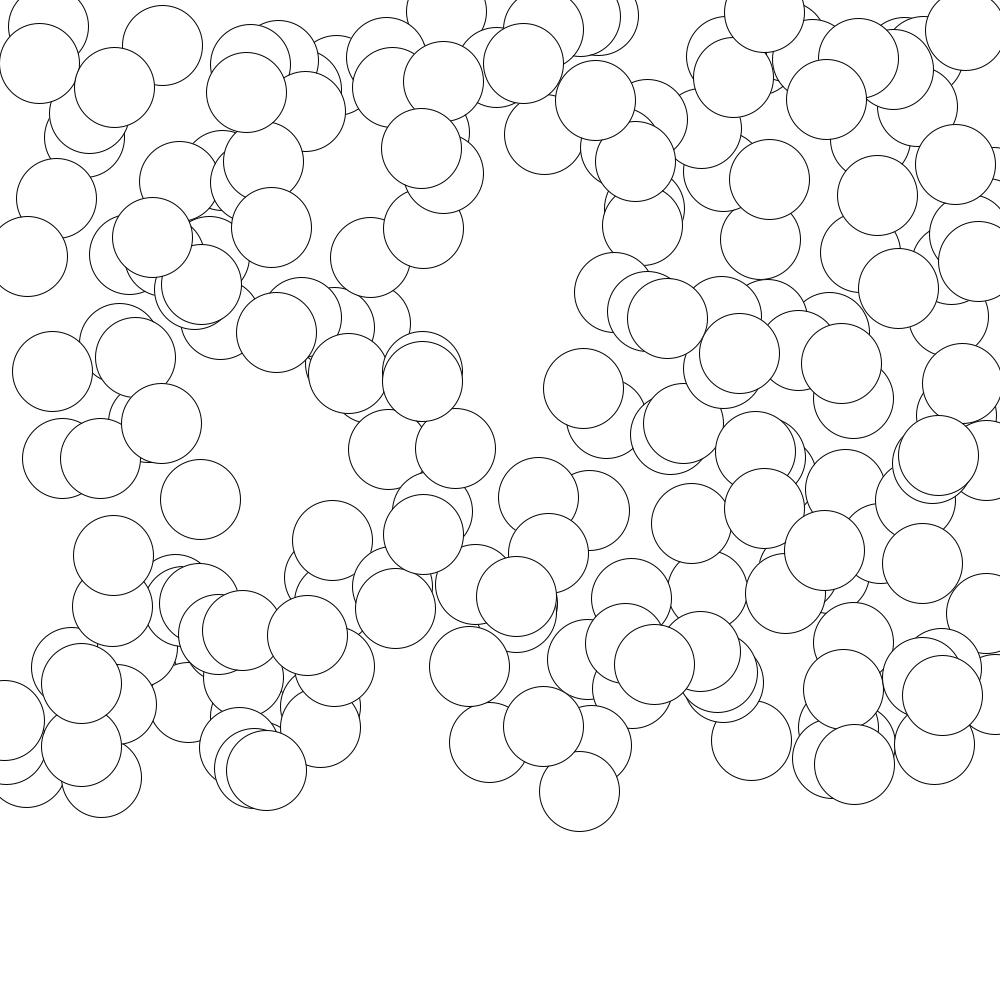
Frame 1 (no input)
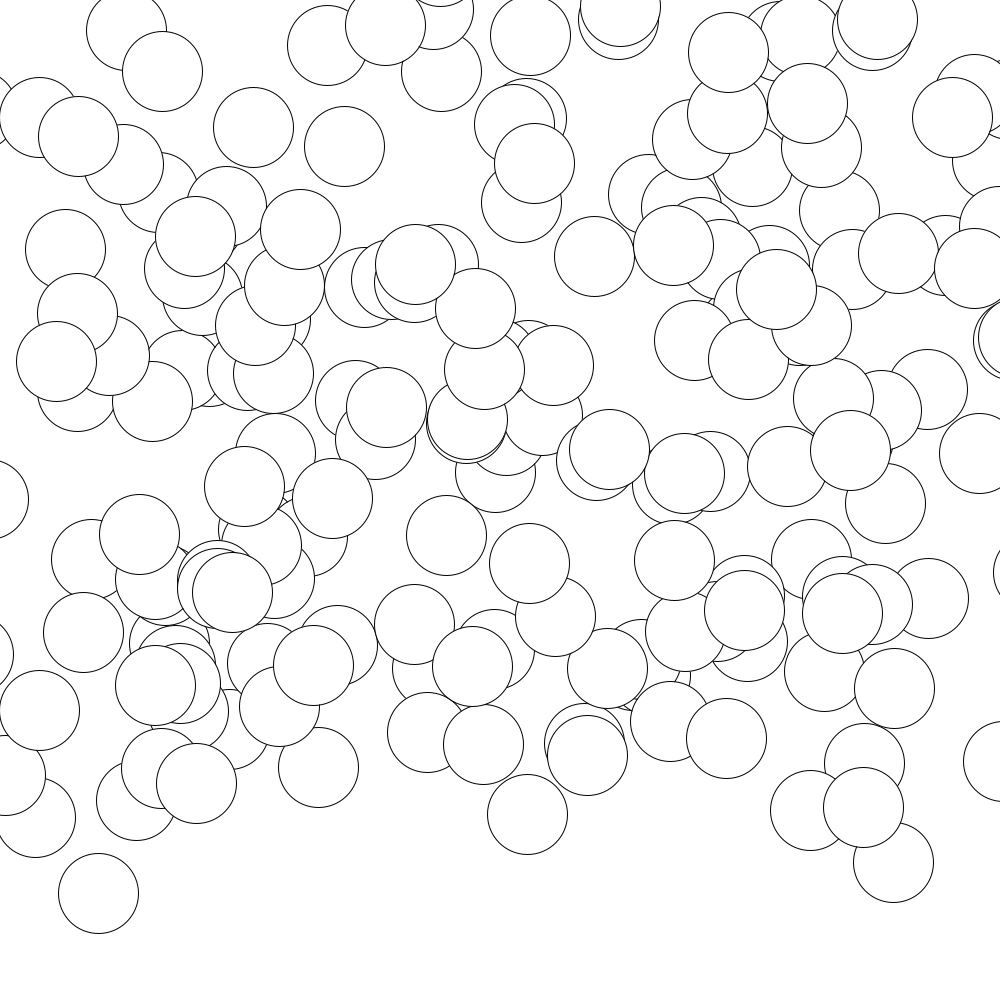
Frame 60 (the mouse pressed at the canvas centre just before this capture)
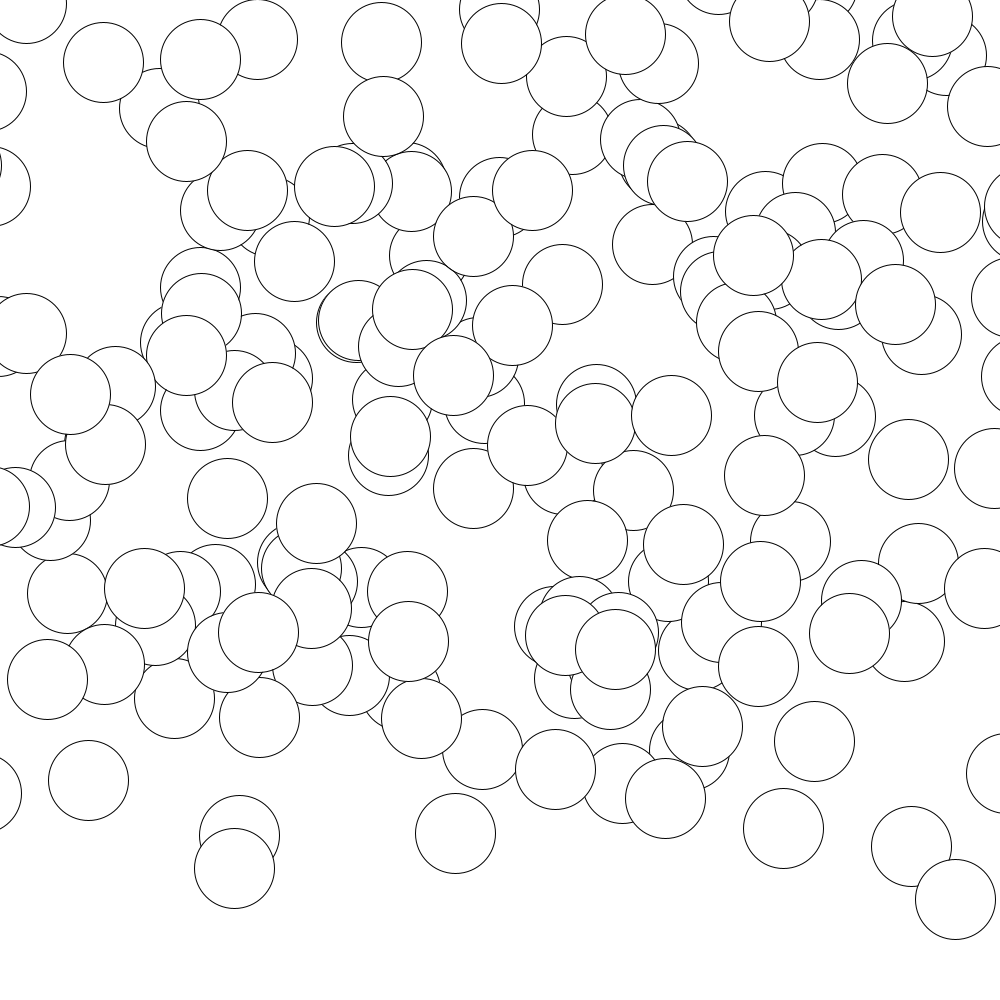
Frame 120 (the mouse held since frame 60 and released just before this capture)

The Processing sketch that drew these frames (run headless with seeded random() and noise(); from frame 60 on, the mouse is pressed at the canvas centre):

// Processing sketch: true_danomwalker2
// ── true_danomwalker2.pde
float []x=new float [200];
float []y=new float [200];
float []tx=new float [200];
float []ty=new float[200];
float r=80;
walker[] walker1=new walker[200];
void setup()
{
 size(1000,1000);
 for(int i=0;i<=walker1.length-1;i++)
 {
   x[i]=random(0,1000);
   y[i]=random(0,800);
   tx[i]=random(0,1000);
   ty[i]=random(100,1000);
 }
}
void draw()
{
  background(255);
  for(int i=0;i<=walker1.length-1;i++)
   {
     walker1[i]=new walker(r,i);
     walker1[i].step();
     walker1[i].move();
   }
     
}
// ── walker.pde
class walker
{
  float stepx,stepy;
  float r1;
  int i1;
  walker(float r1_,int i1_)
  {
    r1=r1_;
    i1=i1_;
  }
  
  void step()
  {
    tx[i1]+=0.01;
    stepx=map(noise(tx[i1]),0,1,-5,5);
    ty[i1]+=0.01;
    stepy=map(noise(ty[i1]),0,1,-5,5);
    x[i1]+=stepx;
    y[i1]+=stepy;
  }
  
  void move()
  {
    
    ellipse(x[i1],y[i1],r,r);
  }
}
